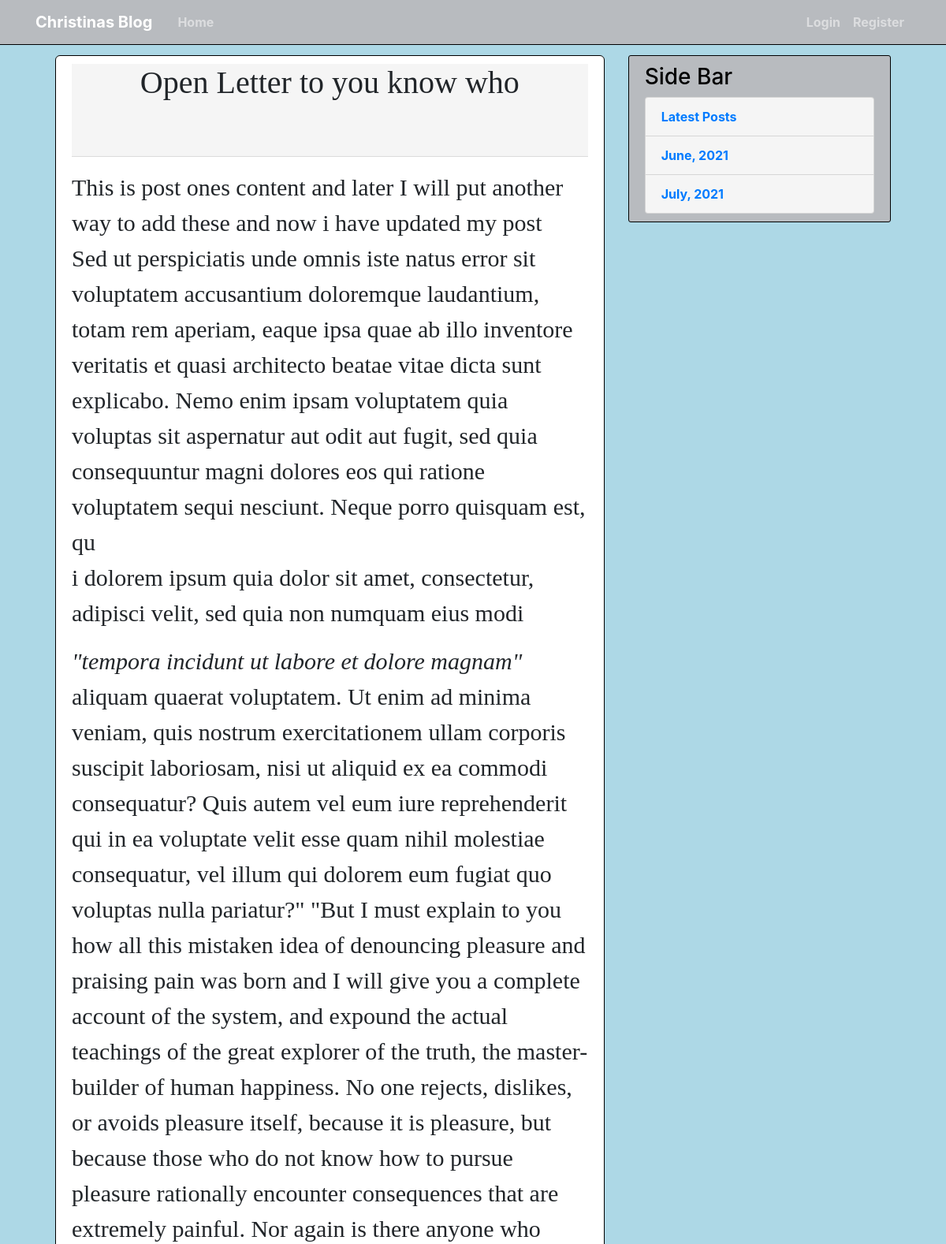
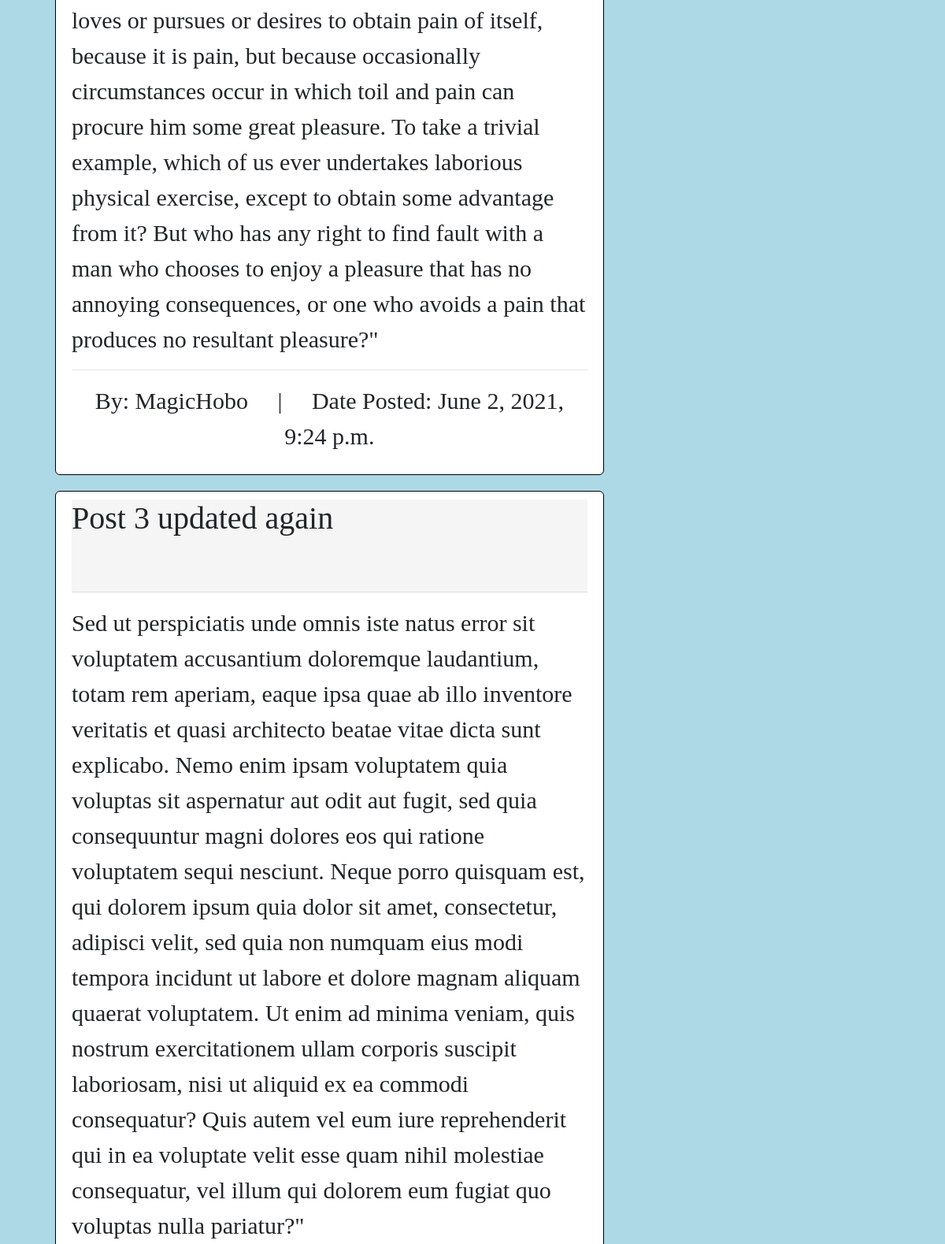
The app's page /blog/post/list/ (upper part) with its own data (2 pictures, top to bottom).
### blog/models.py (models this page shows, shortened)
class Post(models.Model):
    title = models.CharField(max_length=100)
    content = models.TextField()
    date_posted = models.DateTimeField(default=timezone.now)
    author = models.ForeignKey(User, on_delete=models.CASCADE)
    archive_date = models.DateField(default=datetime.date.today)

### blog/views.py (the view)
# urls.py: path('post/list/', views.PostListView.as_view(), name='post-list'),
class PostListView(ListView):
    model = Post
    context_object_name = 'posts'
    def get_queryset(self):
        return Post.objects.all()

### templates/blog/post_list.html
{% extends 'blog/base.html' %}
    {% block content %}
        {% for post in posts %}
            <div class="main-content">
                <div class="main-header">
                    <h1> {{ post.title | safe }}</h1>
                    <br><hr>
                </div>
            <p>
                {{ post.content |safe | linebreaks }}
            </p>
            <hr>
            <p><center>By: {{ post.author }} &emsp;|&emsp; Date Posted: {{ post.date_posted }}</center></p>
            </div>
        {% endfor %}
    {% endblock %}

### blog/static/LandFamily/main.css (style rules this page uses)
.body { padding: 70px; background-color: lightblue; }
.main-content { font-family: American Typewriter, Serif; font-size: 30px; background: white; padding: 10px 20px; margin-bottom: 20px; border: 1px solid black; border-radius: 6px; }
.main-header { background: whitesmoke; }

### records on screen
Post: title "Open Letter to you know who", content "This is post ones content and later I will put another way to add these and now i have updated my post Sed ut perspiciatis unde omnis iste natus error sit voluptatem accusantium doloremque laudantium, totam rem aperiam, eaque ipsa quae ab illo inventore veritatis et quasi architecto beatae vitae dicta sunt explicabo. Nemo enim ipsam voluptatem quia voluptas sit aspernatur aut odit aut fugit, sed quia consequuntur magni dolores eos qui ratione voluptatem sequi nesciunt. Neque porro quisquam est, qu i dolorem ipsum quia dolor sit amet, consectetur, adipisci velit, sed quia non numquam eius modi \"tempora incidunt ut labore et dolore magnam\" aliquam quaerat voluptatem. Ut enim ad minima veniam,…", author "MagicHobo", date_posted "June 2, 2021, 9:24 p.m."
Post: title "Post 3 updated again", content "Sed ut perspiciatis unde omnis iste natus error sit voluptatem accusantium doloremque laudantium, totam rem aperiam, eaque ipsa quae ab illo inventore veritatis et quasi architecto beatae vitae dicta sunt explicabo. Nemo enim ipsam voluptatem quia voluptas sit aspernatur aut odit aut fugit, sed quia consequuntur magni dolores eos qui ratione voluptatem sequi nesciunt. Neque porro quisquam est, qui dolorem ipsum quia dolor sit amet, consectetur, adipisci velit, sed quia non numquam eius modi tempora incidunt ut labore et dolore magnam aliquam quaerat voluptatem. Ut enim ad minima veniam, quis nostrum exercitationem ullam corporis suscipit laboriosam, nisi ut aliquid ex ea commodi…"
